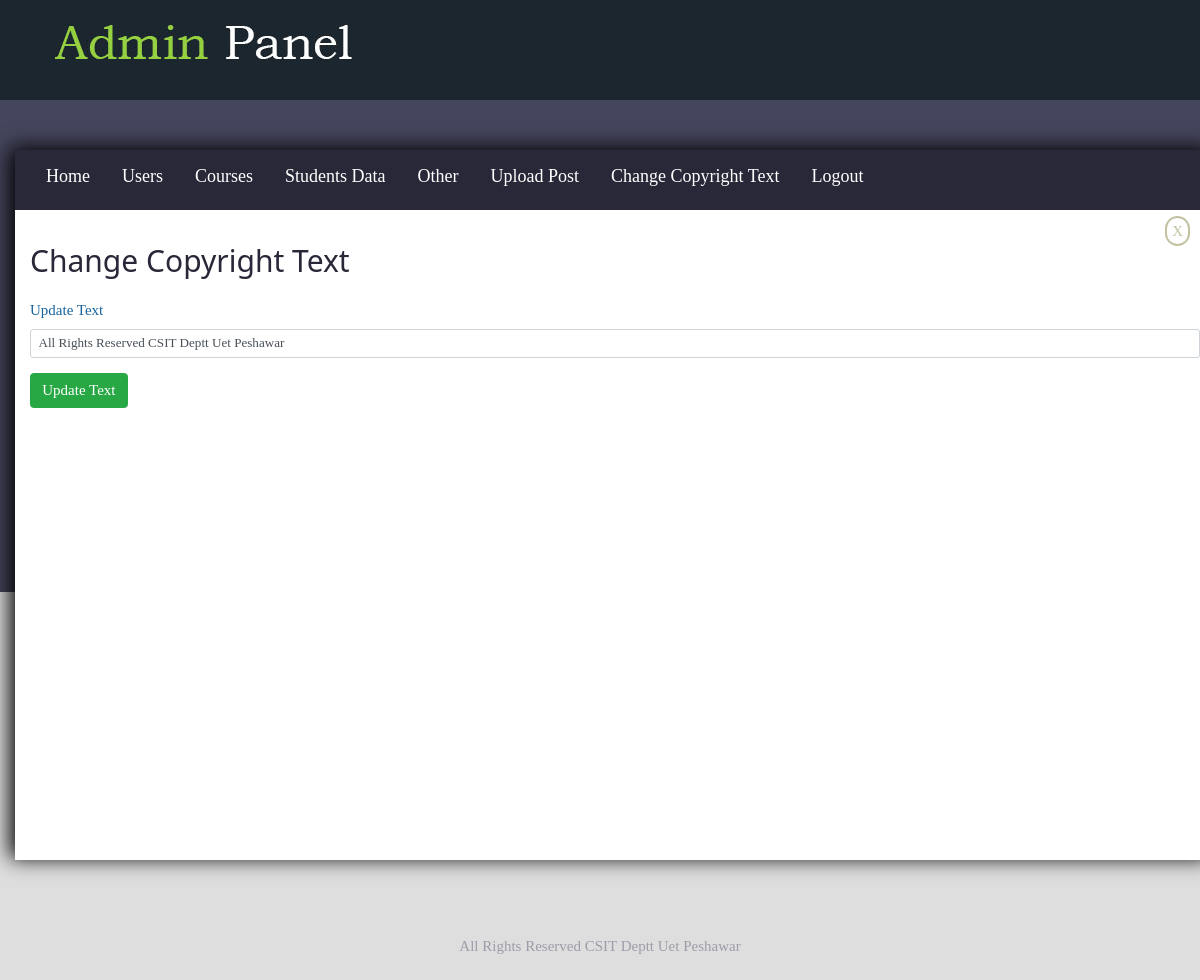
Page /admin/index.php?copy (signed in) on the committed database.
### tables this page shows
CREATE TABLE `copyright` (
  `id` int(11) NOT NULL,
  `copyright` varchar(255) NOT NULL
);

### admin/DataManager.php (called while the page is built, shortened)
<?php
	class databaseConnection {
	public function __construct() {
		$this->conn = new mysqli("localhost","root","","csit");
	}
	}
	class copyRight extends databaseConnection {
		public function getCopyRight() {
			$this->query = "SELECT * FROM copyright";
			$this->run = mysqli_query($this->conn,$this->query);
			if($this->run) {
				$data = mysqli_fetch_array($this->run);
				return $data['copyright'];
			}
		}
	}
 ?>

### admin/copyright.php (the view, shortened to what this page needs)
<?php
	$copy = new copyRight();
	$text = $copy->getCopyRight();
 ?>
<!DOCTYPE html>
<html>
<head>
</head>
<body>
	<div id="cross">
		<a href="index.php?home">X</a>
	</div>
	<h2>Change Copyright Text</h2>
	<form action="" method="post">
		<div class="form-group">
			<label for="copy">Update Text</label>
			<input type="text" class="form-control form-control-sm" id="copy" name="copy" value="<?php echo $text; ?>" />
		</div>
		<input type="submit" class="btn btn-success" name="updbtn" value="Update Text" />
	</form>
</body>
</html>

### admin/includes/footer.php
<?php
	$copy = new copyRight();
 ?>
		<footer id="footer-section" class="row">
			<div class="col-md-12"><?php echo $copy->getCopyRight(); ?></div>
		</footer>

### admin/css/w3.css (style rules this page uses)
*,*:before,*:after { box-sizing:inherit }
html { -ms-text-size-adjust:100%;-webkit-text-size-adjust:100% }
body { margin:0 }
article,aside,details,figcaption,figure,footer,header,main,menu,nav,section { display:block }
a { background-color:transparent }
button,input,select,textarea,optgroup { font:inherit;margin:0 }
button,input { overflow:visible }
button,[type=button],[type=reset],[type=submit] { -webkit-appearance:button }
html,body { font-family:Verdana,sans-serif;font-size:15px;line-height:1.5 }
html { overflow-x:hidden }
h2 { font-size:30px }
h1,h2,h3,h4,h5,h6 { font-family:"Segoe UI",Arial,sans-serif;font-weight:400;margin:10px 0 }
a { color:inherit }

### admin/css/style.css (style rules this page uses)
* { margin: 0; padding: 0; }
body { background-image: url(../resources/body-background.jpg); background-color: #dedede; background-repeat: repeat-x; font-family: "sans serif"; height: 500px; }
#footer-section { height: 50px; }
#footer-section div { margin-top: 5px; text-align: center; color: #9d9daa; }

### admin/copyright.php (style rules this page uses)
h2 { margin-top: 0px; margin-bottom: 20px; color: #292838; }
label { color: #17639e; }
form { margin-bottom: 20px; }
#cross { margin-top: 10px; text-align: right; padding-right: 10px; }
#cross a { border: 2px solid #c2c2a3; padding: 5px; color: #c2c2a3; border-radius: 20px; }

### rows in the picture
copyright: copy "All Rights Reserved CSIT Deptt Uet Peshawar", copyright "All Rights Reserved CSIT Deptt Uet Peshawar"
